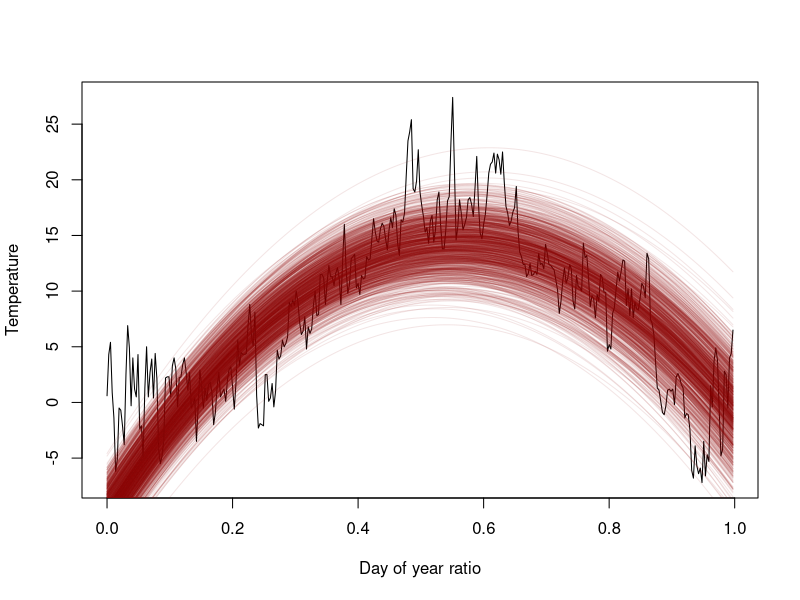
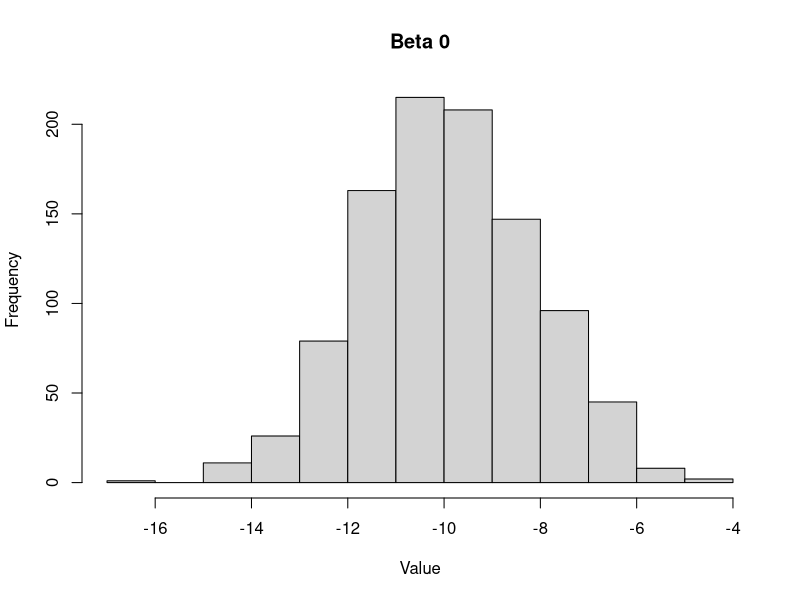
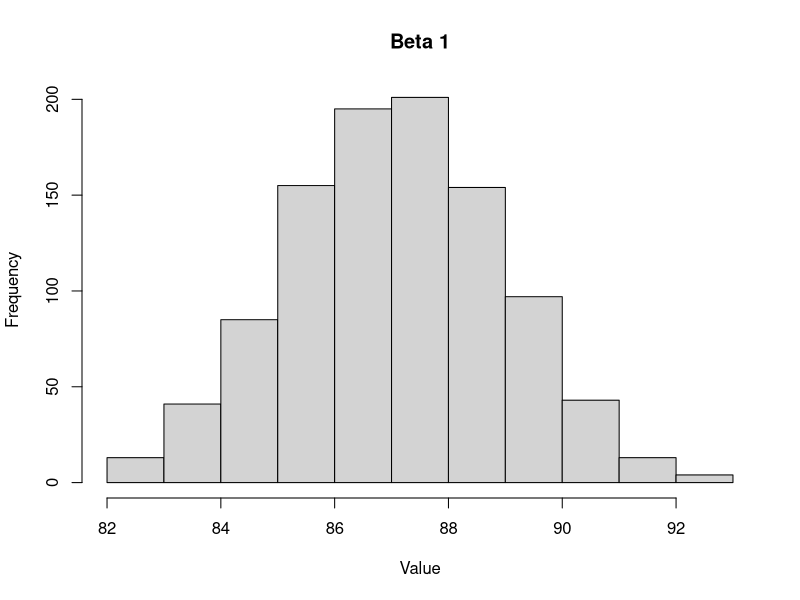
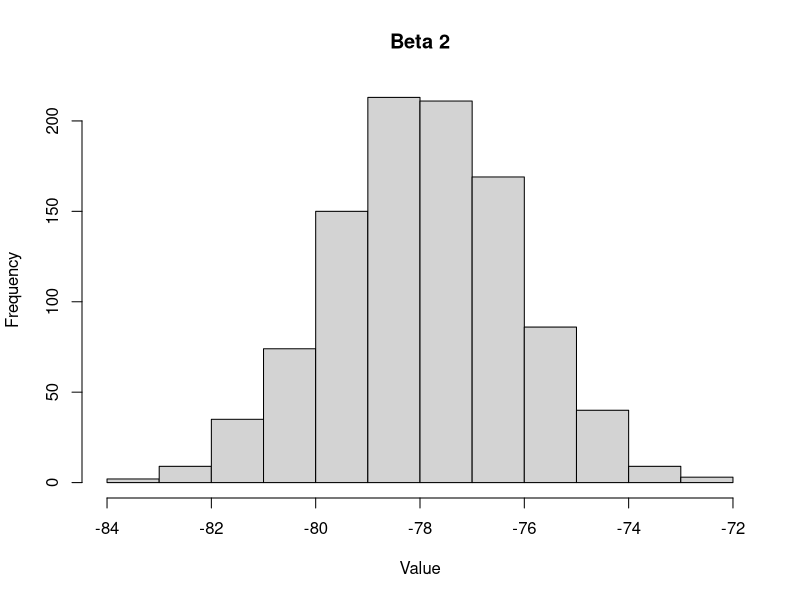
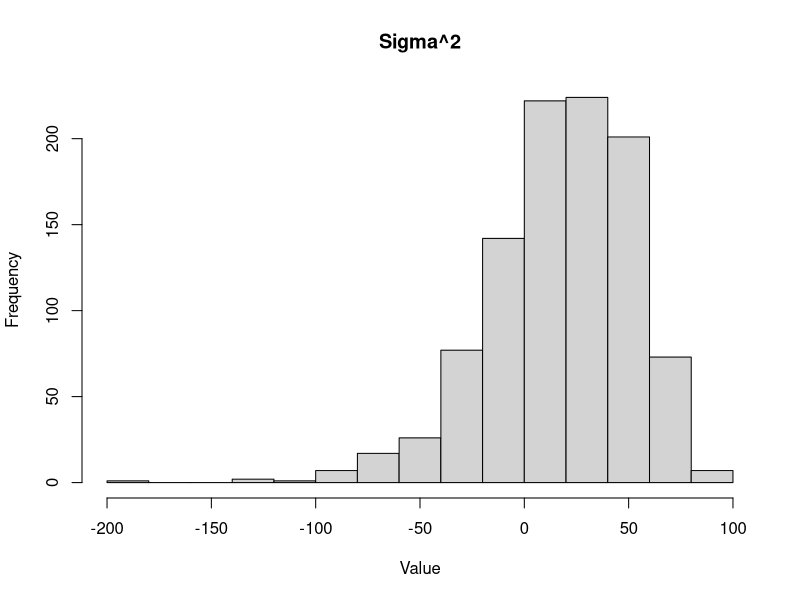
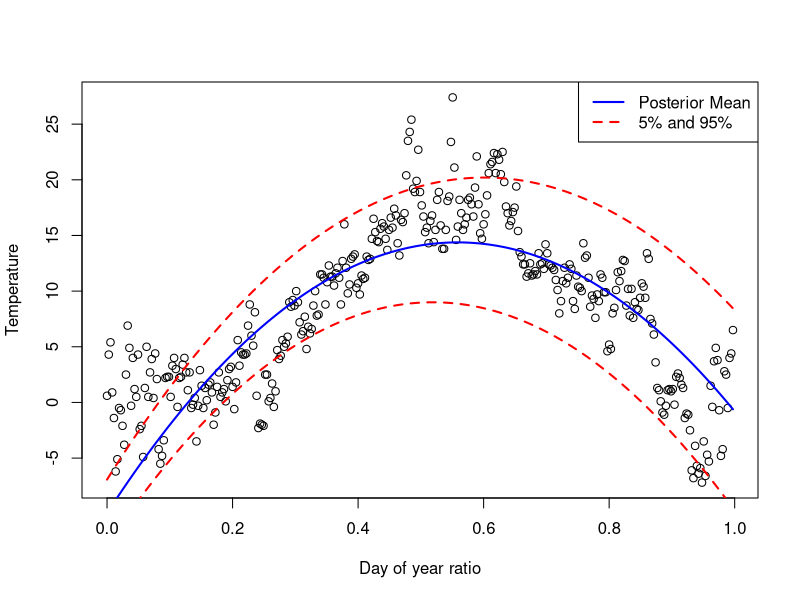
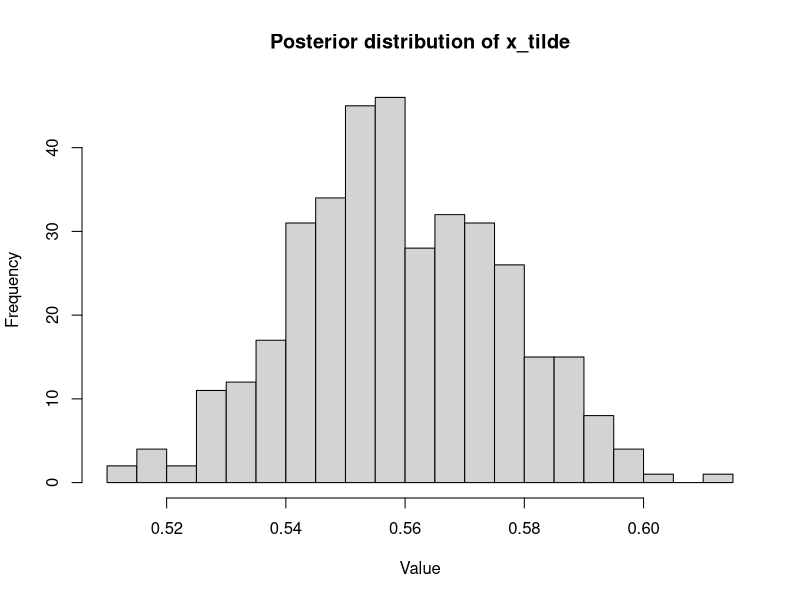
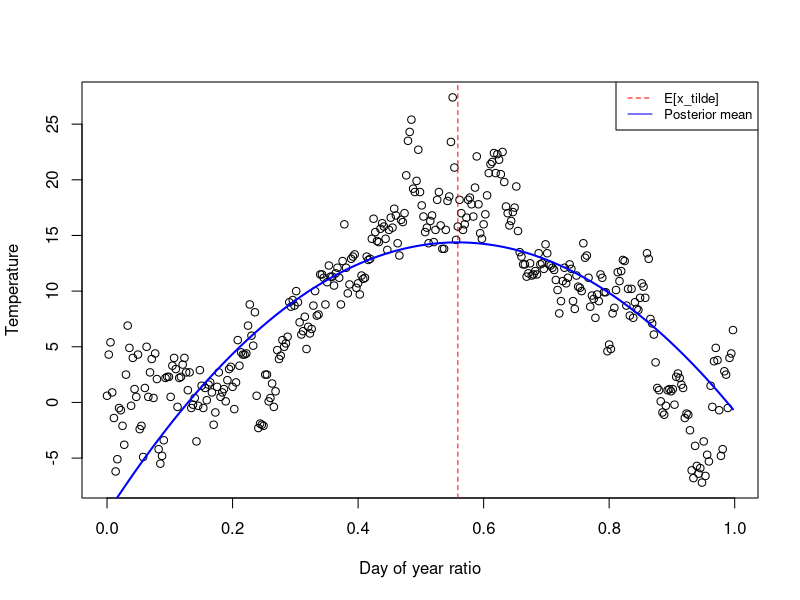

R code for these plots, in order:
## ---- chunk 1
knitr::opts_chunk$set(echo = TRUE)
knitr::opts_chunk$set(cache = TRUE)
## ---- chunk 2
library(readxl)
data = as.data.frame(read_xlsx("Linkoping2022.xlsx"))
#365 obs of 3 variables (name, datetime, temp)
time = c(0:364)/365
data$time <- time
## ---- chunk 3
library(scales)
library(mvtnorm)
# Initializing the parameters
mu_0 = c(-10,87,-78) #(y intercept, next two have to be balanced. High value -> high arch, vice versa)
Omega_0 = as.matrix(0.01 * diag(3)) #thickness (higher = thinner)
nu_0 = 3 #Vertical thickness (higher = thicker)
sigma_sq_0 = 4 #vertical thickness (higher = thicker)
n = 365 

X = matrix(c(time*0+1, time, time*time), ncol=3)
y = data$temp

#Prior
sigsq_draws_prior = as.matrix((nu_0*sigma_sq_0) / rchisq(1000, n-1))
beta_draws_prior = matrix(NA,nrow=0, ncol=3)
for(i in (1:length(sigsq_draws_prior))){
  sig = sigsq_draws_prior[i]
  beta_draws_prior = rbind(beta_draws_prior,rmvnorm(n = 1, mean = mu_0, sigma = sig*solve(Omega_0)))
}


#Plot
f = function(x,betas,sigsq){
  betas[1] + betas[2]*x + betas[3]*x^2 + rnorm(1, 0, sigsq)
}

x = time
betas = beta_draws_prior[1,]
plot(x, y, type = 'l', xlab="Day of year ratio", ylab = "Temperature")
for(i in 1:1000){
  x = time
  betas = beta_draws_prior[i,]
  sigsq = sigsq_draws_prior[i,]
  lines(x, f(x, betas, sigsq), type = 'l', col=alpha('darkred', 0.1))
}


## ---- chunk 4
#Posterior
beta_draws_post = matrix(0,nrow=0, ncol=3)
sigsq_draw_post = matrix(0,nrow=0, ncol=1)
for(i in 1:1000){
  beta_hat = beta_draws_prior[i,]
  mu_n = solve(t(X) %*% X + Omega_0)%*%(t(X) %*% X %*% beta_hat + Omega_0 %*% mu_0)
  Omega_n = t(X)%*%X + Omega_0
  nu_n = nu_0 + n
  nu_n_sig_n = nu_0%*%sigma_sq_0+(t(y)%*%y + t(mu_0)%*%Omega_0%*%mu_0 - t(mu_n)%*%Omega_n%*%mu_n)
  
  sig = nu_n_sig_n / rchisq(1, n-1)
  sigsq_draw_post = rbind(sigsq_draw_post, sig)

  beta_draws_post = rbind(beta_draws_prior,
                          rmvnorm(n=1,mean=mu_n, sigma = sigsq_draw_post[1,]*solve(Omega_n)))
}
## ---- chunk 5
#histogram for each marginal posterior of the parameters
hist(beta_draws_post[,1], main="Beta 0", xlab="Value")
hist(beta_draws_post[,2], main="Beta 1", xlab="Value")
hist(beta_draws_post[,3], main="Beta 2", xlab="Value")
hist(sigsq_draw_post, main="Sigma^2", xlab="Value")
## ---- chunk 6
#Scatter plot of the temperature data + curve for the posterior median of the regression function
plot(time, data$temp, type = 'p', xlab="Day of year ratio", ylab = "Temperature")
#Mean
betas_mean = colMeans(beta_draws_post)
lines(time, betas_mean[1] + betas_mean[2]*time + betas_mean[3]*time^2, type = 'l', col='blue', lwd=2)

#5 and 95 percentiles for each beta for each time
betas_5 = c(quantile(beta_draws_post[,1], 0.05),
            quantile(beta_draws_post[,2], 0.05),
            quantile(beta_draws_post[,3], 0.05))

betas_95 = c(quantile(beta_draws_post[,1], 0.95),
             quantile(beta_draws_post[,2], 0.95),
             quantile(beta_draws_post[,3], 0.95))

lines(time, betas_5[1] + betas_5[2]*time + betas_5[3]*time^2, type = 'l', col='red', lty=2, lwd=2)
lines(time, betas_95[1] + betas_95[2]*time + betas_95[3]*time^2, type = 'l', col='red', lty=2, lwd=2)
legend("topright", legend=c("Posterior Mean", "5% and 95%"), col=c("blue", "red"), lty=c(1,2), 
       lwd=c(2,2))
## ---- chunk 7
max_temp <- function(betas){
  (-betas[2])/(2*betas[3])
}
x_maxs = matrix(0,nrow=0, ncol=1)
for(i in 1:365){
  betas = beta_draws_post[i,]
  x_maxs = rbind(x_maxs, max_temp(betas))
}
hist(x_maxs, main="Posterior distribution of x_tilde", xlab="Value", ylab="Frequency", breaks=30)

x_tilde = mean(x_maxs)
print(paste("E[x_tilde] is",x_tilde))

plot(time, data$temp, type = 'p', xlab="Day of year ratio", ylab = "Temperature")
abline(v=x_tilde, col='red', lty=2)
legend("topright", legend=c("E[x_tilde]", "Posterior mean"), col=c("red","blue"), 
       lty=c(2,1), cex=c(0.8,0.8))
lines(time, betas_mean[1] + betas_mean[2]*time + betas_mean[3]*time^2, type = 'l', col='blue', lwd=2)
## ---- chunk 8
# Initializing the parameters

##### MODIFIED #######
mu_0 = c(-10,87,-78, -5, 0, 0, 0, 0, 0, 0, 0) #(y, beta_0, ..., beta_9)
Omega_0 = diag(c(rep(0.01,4), rep(100,7))) # Small variance (high omega) for higher order terms
######################

nu_0 = 3 #Vertical thickness (higher = thicker)
sigma_sq_0 = 4 #vertical thickness (higher = thicker)
n = 365 

X = matrix(c(time*0+1, time, time*time), ncol=3)
y = data$temp

#Prior
sigsq_draws_prior = as.matrix((nu_0*sigma_sq_0) / rchisq(1000, n-1))

########## MODIFIED ##########
beta_draws_prior = matrix(NA,nrow=0, ncol=11)
##############################

for(i in (1:length(sigsq_draws_prior))){
  sig = sigsq_draws_prior[i]
  beta_draws_prior = rbind(beta_draws_prior,rmvnorm(n = 1, mean = mu_0, sigma = sig*solve(Omega_0)))
}

#Plot
########## MODIFIED ##########
f = function(x,betas,sigsq){
  betas[1] + betas[2]*x + betas[3]*x^2 + betas[4]*x^3 + betas[5]*x^4 + betas[6]*x^5 + betas[7]*x^6 + betas[8]*x^7 + betas[9]*x^8 + betas[10]*x^9 + rnorm(1, 0, sigsq)
}
##############################

x = time
betas = beta_draws_prior[1,]
plot(x, y, type = 'l', xlab="Day of year ratio", ylab = "Temperature")
for(i in 1:1000){
  x = time
  betas = beta_draws_prior[i,]
  sigsq = sigsq_draws_prior[i,]
  lines(x, f(x, betas, sigsq), type = 'l', col=alpha('darkgreen', 0.1))
}

## ---- chunk 9
# Template code from Lecture material, modified for the WomenAtWork data set:

Covs <- c(2:8) # Selects which covariates/features to include
standardize <- FALSE # If TRUE, covariates/features are standardized to mean 0 and variance 1
lambda <- 1 # scaling factor for the prior of beta 
tau <- 2

WomenData <- read.table("WomenAtWork.dat", header = T) # read data from .dat file
Nobs <- dim(WomenData)[1] # number of observations
y <- WomenData$Work 

X <- as.matrix(WomenData[,Covs]);
Xnames <- colnames(X)
if (standardize){
  Index <- 2:(length(Covs)-1)
  X[,Index] <- scale(X[,Index])
}
Npar <- dim(X)[2]

# Setting up the prior
mu <- as.matrix(rep(0,Npar)) # Prior mean vector
Sigma <- (1/lambda)*(tau^2)*diag(Npar) # Prior covariance matrix

# Functions that returns the log posterior for the logistic and probit regression.
# First input argument of this function must be the parameters we optimize on, 
# i.e. the regression coefficients beta.

# Log posterior for logistic regression
LogPostLogistic <- function(betas,y,X,mu,Sigma){
  linPred <- X%*%betas;
  logLik <- sum( linPred*y - log(1 + exp(linPred)) );
  #if (abs(logLik) == Inf) logLik = -20000; # Likelihood is not finite, 
  # stear the optimizer away from here!
  logPrior <- dmvnorm(betas, mu, Sigma, log=TRUE);
  #posterior = likelihood*prior, log posterior = log likelihood + log prior
  return(logLik + logPrior) 
}

# Select the initial values for beta
initVal <- matrix(0,Npar,1)

# The argument control is a list of options to the optimizer optim, where fnscale=-1
# means that we minimize the negative log posterior. Hence, we maximize the log posterior.  
OptimRes <- optim(initVal,LogPostLogistic,gr=NULL,y,X,mu,Sigma,method=c("BFGS"),
                  control=list(fnscale=-1),hessian=TRUE)

# Printing the results to the screen
names(OptimRes$par) <- Xnames # Naming the coefficient by covariates
approxPostStd <- sqrt(diag(solve(-OptimRes$hessian))) # Computing approximate standard deviations.
names(approxPostStd) <- Xnames # Naming the coefficient by covariates
print('---- The posterior mode is: ----')
print(OptimRes$par)
print('---- The approximate posterior standard deviation is: ----')
print(approxPostStd)

glmModel <- glm(Work ~ 0 + ., data = WomenData, family = binomial)
print("---- comparing with GLM ----")
print(glmModel)

## ---- chunk 10
SimulatePostPred <- function(Nsim,OptimRes,X){
  Npar <- dim(X)[2]
  postMean <- OptimRes$par #Posterior mean
  postCov <- solve(-OptimRes$hessian) #Posterior covariance matrix
  postDraws <- rmvnorm(Nsim, postMean, postCov) #Draws from the posterior
  postPred <- rep(0,Nsim)
  for (i in 1:Nsim){
    postPred[i] <- 1/(1+exp(X%*%postDraws[i,])) # Pr(y=0|x) 
  }
  return(postPred)
}

Nsim <- 10000
x <- c(1, 18, 11, 7, 40, 1, 1) #cst, HusbandIncome, Education, Experience, Age, NSmallChild, NBigChild
postPred <- SimulatePostPred(Nsim,OptimRes,x)
hist(postPred,main="Posterior predictive distribution of Pr(y=0|x)",xlab="Pr(y=0|x)",ylab="Frequency",
     breaks=30)

## ---- chunk 11
SimulatePostPredBin <- function(Nsim,OptimRes,X,Nwomen){
  Npar <- dim(X)[2]
  postMean <- OptimRes$par #Posterior mean
  postCov <- solve(-OptimRes$hessian) #Posterior covariance matrix
  postDraws <- rmvnorm(Nsim, postMean, postCov) #Draws from the posterior
  postPred <- rep(0,Nsim)
  for (i in 1:Nsim){
    postPred[i] <- rbinom(1, Nwomen, 1 -1/(1+exp(-X%*%postDraws[i,]))) # Pr(y=0|x) = 1 - Pr(y=1|x)
  }
  return(postPred)
}

Nsim <- 10000
Nwomen <- 13
postPred <- SimulatePostPredBin(Nsim,OptimRes,x,Nwomen)
hist(postPred,main="Posterior predictive distribution of number of women not working",
     xlab="Number of women",ylab="Frequency")
